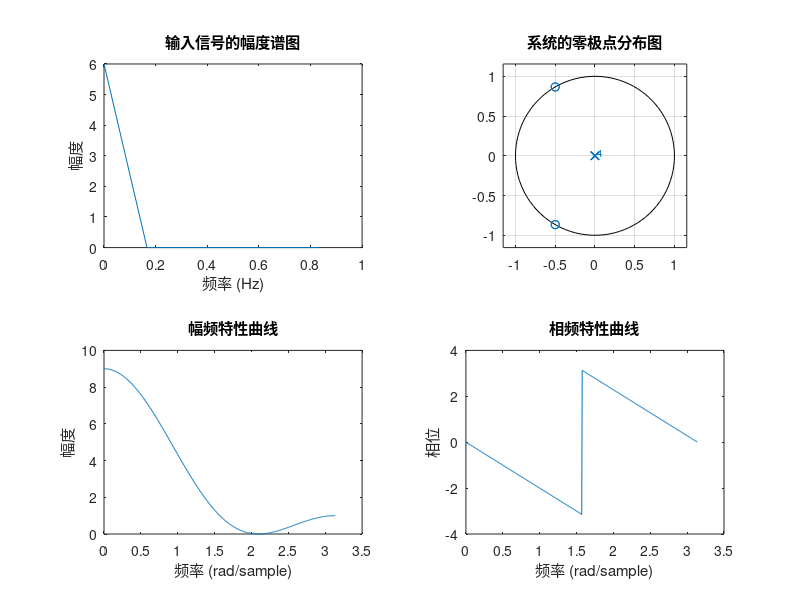

The MATLAB source for this figure:
% 零状态响应
h = [1, 2, 3, 2, 1]; % 系统的冲激响应
x = [1, 1, 1, 1, 1, 1]; % 输入信号
y = conv(x, h); % 系统的零状态响应
% 输入信号一个周期的幅度谱图
X = fft(x); % 输入信号的傅里叶变换
f = (0:length(X)-1)*(1/length(X)); % 频率坐标
figure; % 创建一个新的图形窗口
subplot(2, 2, 1); % 将图分为2行2列，当前绘制第1个子图
plot(f, abs(X)); % 绘制输入信号的幅度谱图
xlabel('频率 (Hz)'); % 设置横坐标标签
ylabel('幅度'); % 设置纵坐标标签
title('输入信号的幅度谱图'); % 设置图形标题
% 系统的零极点分布图
subplot(2, 2, 2); 
zplane(h,1); % 绘制系统的零极点分布图
title('系统的零极点分布图'); % 设置图形标题
% 系统在区间[0,π)内的幅频特性曲线和相频特性曲线
[H, w] = freqz(h, 1); % 计算系统的频率响应
subplot(2, 2, 3); % 将图分为2行2列，当前绘制第3个子图
plot(w, abs(H)); % 绘制幅频特性曲线
xlabel('频率 (rad/sample)'); % 设置横坐标标签
ylabel('幅度'); % 设置纵坐标标签
title('幅频特性曲线'); % 设置图形标题
subplot(2, 2, 4); % 将图分为2行2列，当前绘制第4个子图
plot(w, angle(H)); % 绘制相频特性曲线
xlabel('频率 (rad/sample)'); % 设置横坐标标签
ylabel('相位'); % 设置纵坐标标签
title('相频特性曲线'); % 设置图形标题
